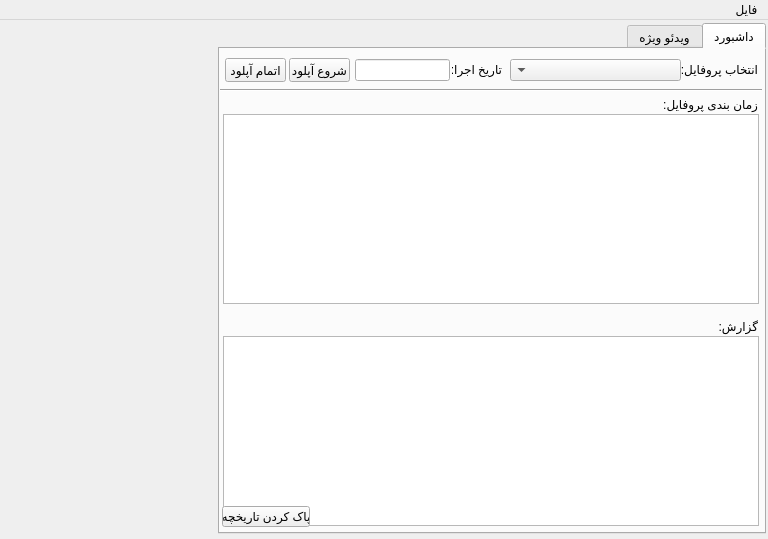
<?xml version="1.0" encoding="UTF-8"?>
<ui version="4.0">
 <class>MainWindow</class>
 <widget class="QMainWindow" name="MainWindow">
  <property name="geometry">
   <rect>
    <x>0</x>
    <y>0</y>
    <width>768</width>
    <height>539</height>
   </rect>
  </property>
  <property name="minimumSize">
   <size>
    <width>768</width>
    <height>539</height>
   </size>
  </property>
  <property name="maximumSize">
   <size>
    <width>768</width>
    <height>539</height>
   </size>
  </property>
  <property name="windowTitle">
   <string>ربات آپلود ویدئو در آپارات</string>
  </property>
  <property name="windowIcon">
   <iconset>
    <normaloff>../icons/aparat.png</normaloff>../icons/aparat.png</iconset>
  </property>
  <widget class="QWidget" name="centralwidget">
   <widget class="QTabWidget" name="mainTab">
    <property name="enabled">
     <bool>true</bool>
    </property>
    <property name="geometry">
     <rect>
      <x>218</x>
      <y>3</y>
      <width>548</width>
      <height>511</height>
     </rect>
    </property>
    <property name="layoutDirection">
     <enum>Qt::RightToLeft</enum>
    </property>
    <property name="tabShape">
     <enum>QTabWidget::Rounded</enum>
    </property>
    <property name="currentIndex">
     <number>0</number>
    </property>
    <widget class="QWidget" name="dashboard">
     <attribute name="title">
      <string>داشبورد</string>
     </attribute>
     <widget class="QLabel" name="profileLabel">
      <property name="geometry">
       <rect>
        <x>447</x>
        <y>10</y>
        <width>91</width>
        <height>20</height>
       </rect>
      </property>
      <property name="text">
       <string>انتخاب پروفایل:</string>
      </property>
     </widget>
     <widget class="QComboBox" name="profileComboBox">
      <property name="geometry">
       <rect>
        <x>290</x>
        <y>10</y>
        <width>171</width>
        <height>22</height>
       </rect>
      </property>
     </widget>
     <widget class="QPushButton" name="startPushButton">
      <property name="geometry">
       <rect>
        <x>69</x>
        <y>9</y>
        <width>61</width>
        <height>24</height>
       </rect>
      </property>
      <property name="text">
       <string>شروع آپلود</string>
      </property>
     </widget>
     <widget class="QPushButton" name="endPushButton">
      <property name="geometry">
       <rect>
        <x>5</x>
        <y>9</y>
        <width>61</width>
        <height>24</height>
       </rect>
      </property>
      <property name="text">
       <string>اتمام آپلود</string>
      </property>
     </widget>
     <widget class="QPushButton" name="clearHistoryPushButton">
      <property name="geometry">
       <rect>
        <x>2</x>
        <y>457</y>
        <width>88</width>
        <height>21</height>
       </rect>
      </property>
      <property name="text">
       <string>پاک کردن تاریخچه</string>
      </property>
     </widget>
     <widget class="QTableWidget" name="detailTableWidget">
      <property name="geometry">
       <rect>
        <x>3</x>
        <y>65</y>
        <width>536</width>
        <height>190</height>
       </rect>
      </property>
      <property name="editTriggers">
       <set>QAbstractItemView::NoEditTriggers</set>
      </property>
      <property name="dragDropOverwriteMode">
       <bool>false</bool>
      </property>
      <property name="alternatingRowColors">
       <bool>true</bool>
      </property>
     </widget>
     <widget class="QLabel" name="detailLabel">
      <property name="geometry">
       <rect>
        <x>412</x>
        <y>45</y>
        <width>126</width>
        <height>20</height>
       </rect>
      </property>
      <property name="text">
       <string>زمان بندی پروفایل:</string>
      </property>
     </widget>
     <widget class="QTableWidget" name="historyTableWidget">
      <property name="geometry">
       <rect>
        <x>3</x>
        <y>287</y>
        <width>536</width>
        <height>190</height>
       </rect>
      </property>
      <property name="editTriggers">
       <set>QAbstractItemView::NoEditTriggers</set>
      </property>
      <property name="dragDropOverwriteMode">
       <bool>false</bool>
      </property>
     </widget>
     <widget class="QLabel" name="historyLabel">
      <property name="geometry">
       <rect>
        <x>412</x>
        <y>267</y>
        <width>126</width>
        <height>20</height>
       </rect>
      </property>
      <property name="text">
       <string>گزارش:</string>
      </property>
     </widget>
     <widget class="Line" name="line">
      <property name="geometry">
       <rect>
        <x>0</x>
        <y>40</y>
        <width>542</width>
        <height>3</height>
       </rect>
      </property>
      <property name="orientation">
       <enum>Qt::Horizontal</enum>
      </property>
     </widget>
     <widget class="QLabel" name="dateLabel">
      <property name="geometry">
       <rect>
        <x>232</x>
        <y>10</y>
        <width>50</width>
        <height>20</height>
       </rect>
      </property>
      <property name="text">
       <string>تاریخ اجرا:</string>
      </property>
     </widget>
     <widget class="QLineEdit" name="dateLineEdit">
      <property name="geometry">
       <rect>
        <x>135</x>
        <y>10</y>
        <width>95</width>
        <height>22</height>
       </rect>
      </property>
      <property name="inputMask">
       <string/>
      </property>
      <property name="text">
       <string/>
      </property>
      <property name="alignment">
       <set>Qt::AlignCenter</set>
      </property>
     </widget>
     <zorder>historyTableWidget</zorder>
     <zorder>profileLabel</zorder>
     <zorder>profileComboBox</zorder>
     <zorder>startPushButton</zorder>
     <zorder>endPushButton</zorder>
     <zorder>clearHistoryPushButton</zorder>
     <zorder>detailTableWidget</zorder>
     <zorder>detailLabel</zorder>
     <zorder>historyLabel</zorder>
     <zorder>line</zorder>
     <zorder>dateLabel</zorder>
     <zorder>dateLineEdit</zorder>
    </widget>
    <widget class="QWidget" name="specVideos">
     <attribute name="title">
      <string>ویدئو ویژه</string>
     </attribute>
     <widget class="QLabel" name="specClassLabel">
      <property name="geometry">
       <rect>
        <x>446</x>
        <y>50</y>
        <width>91</width>
        <height>20</height>
       </rect>
      </property>
      <property name="text">
       <string>انتخاب دسته:</string>
      </property>
     </widget>
     <widget class="ExtendedComboBox" name="specClassComboBox">
      <property name="geometry">
       <rect>
        <x>290</x>
        <y>50</y>
        <width>171</width>
        <height>22</height>
       </rect>
      </property>
     </widget>
     <widget class="QLineEdit" name="filePathlineEdit">
      <property name="geometry">
       <rect>
        <x>41</x>
        <y>11</y>
        <width>420</width>
        <height>21</height>
       </rect>
      </property>
     </widget>
     <widget class="QLabel" name="filePathLabel">
      <property name="geometry">
       <rect>
        <x>486</x>
        <y>10</y>
        <width>51</width>
        <height>20</height>
       </rect>
      </property>
      <property name="text">
       <string>آدرس فایل:</string>
      </property>
     </widget>
     <widget class="QPushButton" name="loadFilePushButton">
      <property name="geometry">
       <rect>
        <x>9</x>
        <y>10</y>
        <width>23</width>
        <height>23</height>
       </rect>
      </property>
      <property name="text">
       <string/>
      </property>
      <property name="icon">
       <iconset>
        <normaloff>../icons/open_folder.png</normaloff>../icons/open_folder.png</iconset>
      </property>
     </widget>
     <widget class="QLabel" name="startTimeLabel">
      <property name="geometry">
       <rect>
        <x>121</x>
        <y>50</y>
        <width>91</width>
        <height>20</height>
       </rect>
      </property>
      <property name="text">
       <string>زمان آپلود:</string>
      </property>
     </widget>
     <widget class="QPushButton" name="submitSequencePushButton">
      <property name="geometry">
       <rect>
        <x>113</x>
        <y>79</y>
        <width>101</width>
        <height>24</height>
       </rect>
      </property>
      <property name="text">
       <string>ثبت زمانبندی</string>
      </property>
     </widget>
     <widget class="QPushButton" name="deleteSequencePushButton">
      <property name="geometry">
       <rect>
        <x>8</x>
        <y>79</y>
        <width>101</width>
        <height>24</height>
       </rect>
      </property>
      <property name="text">
       <string>حذف زمان بندی</string>
      </property>
     </widget>
     <widget class="QTimeEdit" name="uploadTimeEdit">
      <property name="geometry">
       <rect>
        <x>10</x>
        <y>50</y>
        <width>131</width>
        <height>22</height>
       </rect>
      </property>
      <property name="layoutDirection">
       <enum>Qt::LeftToRight</enum>
      </property>
      <property name="alignment">
       <set>Qt::AlignCenter</set>
      </property>
      <property name="dateTime">
       <datetime>
        <hour>0</hour>
        <minute>0</minute>
        <second>0</second>
        <year>2000</year>
        <month>1</month>
        <day>1</day>
       </datetime>
      </property>
      <property name="maximumTime">
       <time>
        <hour>23</hour>
        <minute>59</minute>
        <second>59</second>
       </time>
      </property>
      <property name="currentSection">
       <enum>QDateTimeEdit::HourSection</enum>
      </property>
      <property name="displayFormat">
       <string>HH:mm</string>
      </property>
      <property name="timeSpec">
       <enum>Qt::LocalTime</enum>
      </property>
     </widget>
     <widget class="QLabel" name="sequencesLabel">
      <property name="geometry">
       <rect>
        <x>411</x>
        <y>130</y>
        <width>126</width>
        <height>20</height>
       </rect>
      </property>
      <property name="text">
       <string>زمان بندی ها:</string>
      </property>
     </widget>
     <widget class="QTableWidget" name="specSequenceTableWidget">
      <property name="geometry">
       <rect>
        <x>10</x>
        <y>155</y>
        <width>522</width>
        <height>321</height>
       </rect>
      </property>
      <property name="editTriggers">
       <set>QAbstractItemView::NoEditTriggers</set>
      </property>
      <property name="selectionBehavior">
       <enum>QAbstractItemView::SelectRows</enum>
      </property>
     </widget>
     <widget class="QPushButton" name="specTagsPushButton">
      <property name="geometry">
       <rect>
        <x>381</x>
        <y>79</y>
        <width>81</width>
        <height>24</height>
       </rect>
      </property>
      <property name="text">
       <string>تگ</string>
      </property>
     </widget>
     <widget class="QPushButton" name="specDescriptionPushButton">
      <property name="geometry">
       <rect>
        <x>289</x>
        <y>79</y>
        <width>81</width>
        <height>24</height>
       </rect>
      </property>
      <property name="text">
       <string>کپشن</string>
      </property>
     </widget>
     <widget class="QPushButton" name="cancelEditSequencePushButton">
      <property name="enabled">
       <bool>false</bool>
      </property>
      <property name="geometry">
       <rect>
        <x>8</x>
        <y>109</y>
        <width>101</width>
        <height>24</height>
       </rect>
      </property>
      <property name="text">
       <string>انصراف</string>
      </property>
     </widget>
     <widget class="QPushButton" name="editSequencePushButton">
      <property name="enabled">
       <bool>false</bool>
      </property>
      <property name="geometry">
       <rect>
        <x>113</x>
        <y>109</y>
        <width>101</width>
        <height>24</height>
       </rect>
      </property>
      <property name="text">
       <string>ویرایش</string>
      </property>
     </widget>
    </widget>
   </widget>
   <widget class="QLabel" name="logoLabel">
    <property name="geometry">
     <rect>
      <x>8</x>
      <y>2</y>
      <width>211</width>
      <height>515</height>
     </rect>
    </property>
    <property name="text">
     <string/>
    </property>
   </widget>
  </widget>
  <widget class="QMenuBar" name="menubar">
   <property name="geometry">
    <rect>
     <x>0</x>
     <y>0</y>
     <width>768</width>
     <height>21</height>
    </rect>
   </property>
   <property name="layoutDirection">
    <enum>Qt::RightToLeft</enum>
   </property>
   <widget class="QMenu" name="menuFile">
    <property name="layoutDirection">
     <enum>Qt::RightToLeft</enum>
    </property>
    <property name="title">
     <string>فایل</string>
    </property>
    <addaction name="actionProfiles"/>
    <addaction name="actionClasses"/>
    <addaction name="actionTags"/>
    <addaction name="actionDescriptions"/>
    <addaction name="actionTitles"/>
    <addaction name="actionReport"/>
    <addaction name="actionUsers"/>
    <addaction name="actionSetting"/>
    <addaction name="separator"/>
    <addaction name="actionAboutUs"/>
    <addaction name="separator"/>
    <addaction name="actionExit"/>
   </widget>
   <addaction name="menuFile"/>
  </widget>
  <action name="actionClasses">
   <property name="text">
    <string>مدیریت دسته ها</string>
   </property>
  </action>
  <action name="actionTags">
   <property name="text">
    <string>مدیریت تگ ها</string>
   </property>
  </action>
  <action name="actionExit">
   <property name="text">
    <string>خروج</string>
   </property>
  </action>
  <action name="actionProfiles">
   <property name="text">
    <string>پروفایل ها</string>
   </property>
  </action>
  <action name="actionAboutUs">
   <property name="text">
    <string>درباره ما</string>
   </property>
  </action>
  <action name="actionSetting">
   <property name="text">
    <string>تنظیمات</string>
   </property>
  </action>
  <action name="actionDescriptions">
   <property name="text">
    <string>مدیریت کپشن ها</string>
   </property>
  </action>
  <action name="actionReport">
   <property name="text">
    <string>گزارش</string>
   </property>
  </action>
  <action name="actionUsers">
   <property name="text">
    <string>مدیریت کاربران</string>
   </property>
  </action>
  <action name="actionTitles">
   <property name="text">
    <string>مدیریت عنوان ها</string>
   </property>
  </action>
 </widget>
 <customwidgets>
  <customwidget>
   <class>ExtendedComboBox</class>
   <extends>QComboBox</extends>
   <header>source/extended/ExtendedComboBox</header>
  </customwidget>
 </customwidgets>
 <tabstops>
  <tabstop>profileComboBox</tabstop>
  <tabstop>startPushButton</tabstop>
  <tabstop>endPushButton</tabstop>
  <tabstop>clearHistoryPushButton</tabstop>
  <tabstop>detailTableWidget</tabstop>
  <tabstop>historyTableWidget</tabstop>
  <tabstop>filePathlineEdit</tabstop>
  <tabstop>loadFilePushButton</tabstop>
  <tabstop>specClassComboBox</tabstop>
  <tabstop>uploadTimeEdit</tabstop>
  <tabstop>specTagsPushButton</tabstop>
  <tabstop>specDescriptionPushButton</tabstop>
  <tabstop>submitSequencePushButton</tabstop>
  <tabstop>deleteSequencePushButton</tabstop>
  <tabstop>editSequencePushButton</tabstop>
  <tabstop>cancelEditSequencePushButton</tabstop>
  <tabstop>specSequenceTableWidget</tabstop>
  <tabstop>mainTab</tabstop>
 </tabstops>
 <resources/>
 <connections/>
</ui>
